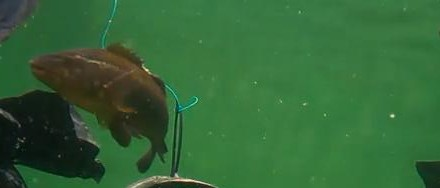
%> input picture assets/Testing/b_013876_Gx020023-1.m4v.jpg, 440 x 188 px
$ octave workStation.m   (GNU Octave 9; MATLAB toolbox functions it lacks are replaced by stand-ins)
%> lines starting %> are read from the running program, lines starting %| are printed output that depends on the picture; in (x1, y1, x2, y2) boxes, pixels count from 0 and x2, y2 are one past the last pixel; in counts of white or black regions, pixels touching at a corner belong together; the program's own positions count from 1
### getAvarangeRed.m
function result = getAvarangeRed(img)
red=img(:,:,1);
green=img(:,:,2);
blue=img(:,:,3);
result = mean2(red);
end

### jAlgoritmeColor.m


function result = jAlgoritmeColor(img,isGreen)

%img = 012001_GH030034.MP4-2.jpg


rMin = 0;
rMax = 50;

gMin = 0;
gMax = 40;

bMin = 0;
bMax = 65;

if(isGreen)
    rMin = 25;
    rMax = 90;

    gMin = 55;
    gMax = 100;

    bMin = 10;
    bMax = 75;
end

binaryImg = zeros(size(img,1),size(img,2));


for y=1:size(img,1)
    for x=1:size(img,2)
        if(isInRange(img(y,x,1), rMin, rMax) && isInRange(img(y,x,2), gMin, gMax) && isInRange(img(y,x,3), bMin, bMax))
            binaryImg(y,x) = 1;
        end

    end
end


BW = binaryImg;
BW = imfill(BW,'holes');
binaryImg = bwareaopen(BW, 50);
binaryImg = imclose(binaryImg, true(9));
result = binaryImg;


end

% [6 lines left out: function isInRange, not called in this run]

### checkIfBlankImage.m
function isBlank = checkIfBlankImage(binaryImg)

isBlank = true;
[height, width] = size(binaryImg);
for y=1:height
    for x=1:width
        if(binaryImg(y,x) == 1)
            isBlank = false;
            break;
        end
    end
end

end

### getObjects.m
function newStruct = getObjects(bImg)
%make sure that the picture is inverted
BW=bwareafilt(bImg,15);
regions=regionprops(BW,'Image','BoundingBox');

MaxNumberOfObjects = size(regions,1);
% objects with a small size would not be acknowledged
ObjectTreshHold = 30;

newStruct = struct('Image',{},'BoundingBox',{});

for k = 1 : MaxNumberOfObjects
    if (size(regions(k).Image,1) > ObjectTreshHold &&   (size(regions(k).Image,2) > ObjectTreshHold))
        newStruct(end+1) = cell2struct({regions(k).Image,regions(k).BoundingBox},{'Image','BoundingBox'},2);
    end
end


end

### getMostCorrectFish.m
function result = getMostCorrectFish(possibleFish)
    maybeFishIndex = size(possibleFish,2);
    allResults = zeros(maybeFishIndex,4);

    widthHeightRatios = [];
    for k = 1 : maybeFishIndex
        highestPixle = possibleFish(k).BoundingBox(2);
        lowerstPixle =  possibleFish(k).BoundingBox(2) + possibleFish(k).BoundingBox(4);
        leftPixle = possibleFish(k).BoundingBox(1);
        rightPixle =  possibleFish(k).BoundingBox(1) + possibleFish(k).BoundingBox(3);
        allResults(k,:) = [highestPixle lowerstPixle leftPixle rightPixle];
        if (possibleFish(k).BoundingBox(3) > 150)
            widthHeightRatios(k) = possibleFish(k).BoundingBox(3) / possibleFish(k).BoundingBox(4);
        else
            widthHeightRatios(k) = 0;
        end

    end

    correctImageIndex = getHighestValueIndex(widthHeightRatios);

    %allResults(maybeFishIndex,:);

    result = allResults(correctImageIndex,:);
end


function result = getHighestValueIndex(widthHeightRatios)

currentIdx = 1;
currentHeightWidthRatio = -1;
for i = 1 : length(widthHeightRatios)
    if(widthHeightRatios(i) >= currentHeightWidthRatio)
        currentHeightWidthRatio = widthHeightRatios;
        currentIdx = i;
    end
end

result = currentIdx;
end

### getAnswerCords.m


function cords = getAnswerCords(filename)
    X = readtable('GroundTruth.xlsx');
    T = string(filename);
    %T = string('015001_GH020034.MP4.jpg');

    table_size = height(X);
    rows = table_size(1);
    for row = 1:rows
        asd = X{row,1};
        asd = string(asd{1});
        if(asd == T)
            a = table2array(X(row,2));
            b = table2array(X(row,3));
            c = table2array(X(row,4));
            d = table2array(X(row,5));
        end
    end
    cords = [a b c d];
end

### workStation.m
% [8 lines of commented-out code are left out]
filename =  "b_013876_Gx020023-1.m4v.jpg"
filePath = "assets/Testing/" + filename;

img = imread(filePath);
%> img is the input picture: size 188x440x3 uint8; mean R, G, B 51.6, 101.9, 55.3

isGreen = false;
if(getAvarangeRed(img) < 90)
%> in getAvarangeRed, `red=img(:,:,1);`:
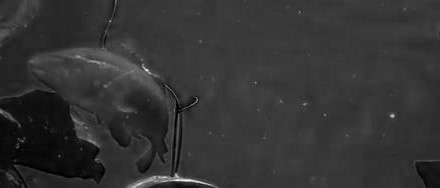
%> red: size 188x440 uint8; min 0, max 246, mean 51.6
%> in getAvarangeRed, `green=img(:,:,2);`:
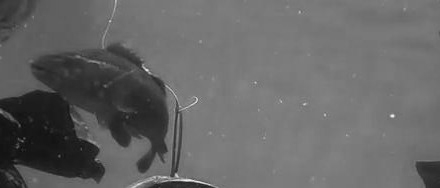
%> green: size 188x440 uint8; min 8, max 241, mean 101.9
%> in getAvarangeRed, `blue=img(:,:,3);`:
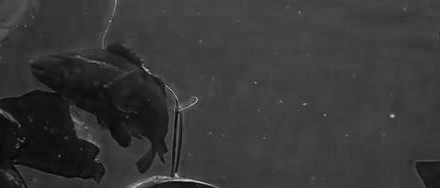
%> blue: size 188x440 uint8; min 0, max 209, mean 55.3
%> in getAvarangeRed, `result = mean2(red);`: result = 51.63
    isGreen = true
%> isGreen = true
end


algoResult = jAlgoritmeColor(img, isGreen);
%> after the loop in jAlgoritmeColor, `for y=1:size(img,1)`:
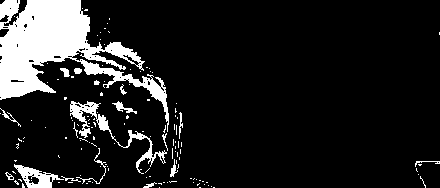
%> binaryImg: size 188x440 double; values 0 (black) and 1 (white), 12.7% white; 136 white regions (118 under 20 px), largest, box (x1, y1, x2, y2) and area: (0, 0, 169, 132) 7936, (70, 101, 167, 174) 956, (14, 164, 64, 188) 503
%> in jAlgoritmeColor, `BW = imfill(BW,'holes');`:
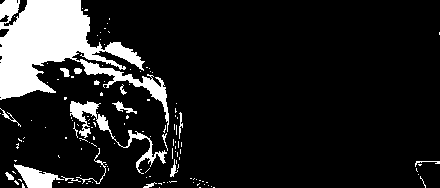
%> BW: size 188x440 double; values 0 (black) and 1 (white), 13% white; 135 white regions (117 under 20 px), largest, box (x1, y1, x2, y2) and area: (0, 0, 169, 132) 8095, (70, 101, 167, 174) 1004, (14, 164, 64, 188) 593
%> in jAlgoritmeColor, `binaryImg = bwareaopen(BW, 50);`:
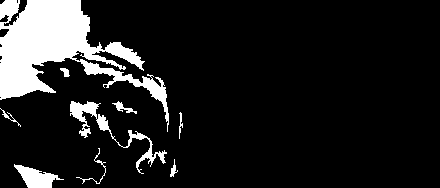
%> binaryImg: size 188x440 logical; 12.2% white; 9 white regions, largest, box (x1, y1, x2, y2) and area: (0, 0, 169, 132) 8095, (70, 101, 167, 174) 1004, (14, 164, 64, 188) 593
%> in jAlgoritmeColor, `binaryImg = imclose(binaryImg, true(9));`:
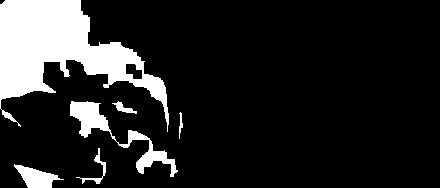
%> binaryImg: size 188x440 logical; 14.4% white; 6 white regions
%imshow(img)


if(checkIfBlankImage(algoResult))
%> after the loop in checkIfBlankImage, `for y=1:height`: isBlank = false
        result = 0;
else
    possibleFishes = getObjects(algoResult); % get all objects in binary image
%> in getObjects, `regions=regionprops(BW,'Image','BoundingBox');`: regions = 6 regions; box (x1, y1, x2, y2): (0, 0, 169, 132), (14, 164, 64, 188), (70, 101, 178, 177), (76, 148, 106, 184), (112, 101, 137, 114), (179, 112, 183, 139)
%> in getObjects, `MaxNumberOfObjects = size(regions,1);`: MaxNumberOfObjects = 6
%> the loop in getObjects, `for k = 1 : MaxNumberOfObjects` made 6 passes
%> after the loop in getObjects, `for k = 1 : MaxNumberOfObjects`: newStruct = 2 regions; box (x1, y1, x2, y2): (0, 0, 169, 132), (70, 101, 178, 177)
%> possibleFishes has the same summary as newStruct in getObjects
    algBoundingBox = getMostCorrectFish(possibleFishes); % finds the most correct fish and returns the bounding box
%> in getMostCorrectFish, `maybeFishIndex = size(possibleFish,2);`: maybeFishIndex = 2
%> the loop in getMostCorrectFish, `for k = 1 : maybeFishIndex` made 2 passes
%> (highestPixle, lowerstPixle, leftPixle, rightPixle) on passes 1 to 2: (0.5, 132.5, 0.5, 169.5), (101.5, 177.5, 70.5, 178.5)
%> after the loop in getMostCorrectFish, `for k = 1 : maybeFishIndex`: allResults = [0.5 132.5 0.5 169.5; 101.5 177.5 70.5 178.5]; widthHeightRatios = [1.28 0]
%> the loop in getHighestValueIndex, `for i = 1 : length(widthHeightRatios)` made 2 passes
%> (currentHeightWidthRatio, currentIdx) on pass 1: ([1.28 0], 1)
%> in getHighestValueIndex, `result = currentIdx;`: result = 1
%> in getMostCorrectFish, `result = allResults(correctImageIndex,:);`: result = [0.5 132.5 0.5 169.5]
%> algBoundingBox = [0.5 132.5 0.5 169.5]
    answerBoundingBox = getAnswerCords(filename); % get the answer cords
%> the run ends on the next line

$ run again, with assets/Testing/b_011806_Gx020023-1.m4v.jpg copied over assets/Testing/b_013876_Gx020023-1.m4v.jpg
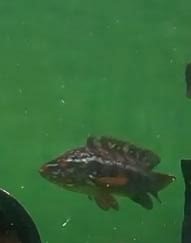
%> input picture assets/Testing/b_011806_Gx020023-1.m4v.jpg, 191 x 243 px
%> img is the input picture: size 243x191x3 uint8; mean R, G, B 54, 106.7, 57.4
%> in getAvarangeRed, `green=img(:,:,2);`:
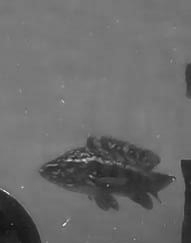
%> green: size 243x191 uint8; min 16, max 243, mean 106.7
%> in getAvarangeRed, `result = mean2(red);`: result = 54
%> isGreen = true
%> BW: size 243x191 double; values 0 (black) and 1 (white), 13.9% white; 60 white regions (55 under 20 px), largest, box (x1, y1, x2, y2) and area: (38, 136, 176, 212) 5395, (128, 209, 184, 243) 639, (185, 63, 191, 99) 190, (7, 195, 28, 213) 26, (28, 214, 40, 236) 26
%> in jAlgoritmeColor, `binaryImg = imclose(binaryImg, true(9));`:
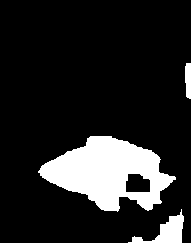
%> binaryImg: size 243x191 logical; 14.6% white; 3 white regions
%> after the loop in checkIfBlankImage, `for y=1:height`: isBlank = false
%> regions = 3 regions; box (x1, y1, x2, y2): (38, 136, 176, 212), (128, 209, 184, 243), (185, 63, 191, 99)
%> MaxNumberOfObjects = 3
%> the loop in getObjects, `for k = 1 : MaxNumberOfObjects` made 3 passes
%> after the loop in getObjects, `for k = 1 : MaxNumberOfObjects`: newStruct = 2 regions; box (x1, y1, x2, y2): (38, 136, 176, 212), (128, 209, 184, 243)
%> possibleFishes has the same summary as newStruct in getObjects
%> maybeFishIndex = 2
%> the loop in getMostCorrectFish, `for k = 1 : maybeFishIndex` made 2 passes
%> (highestPixle, lowerstPixle, leftPixle, rightPixle) on passes 1 to 2: (136.5, 212.5, 38.5, 176.5), (209.5, 243.5, 128.5, 184.5)
%> after the loop in getMostCorrectFish, `for k = 1 : maybeFishIndex`: allResults = [136.5 212.5 38.5 176.5; 209.5 243.5 128.5 184.5]; widthHeightRatios = [0 0]
%> the loop in getHighestValueIndex, `for i = 1 : length(widthHeightRatios)` made 2 passes
%> (currentHeightWidthRatio, currentIdx) on passes 1 to 2: ([0 0], 1), ([0 0], 2)
%> in getHighestValueIndex, `result = currentIdx;`: result = 2
%> in getMostCorrectFish, `result = allResults(correctImageIndex,:);`: result = [209.5 243.5 128.5 184.5]
